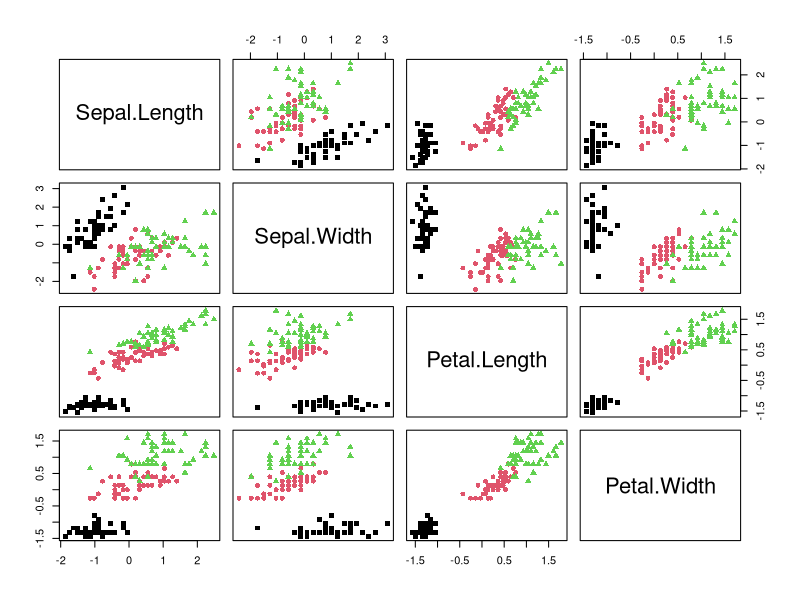
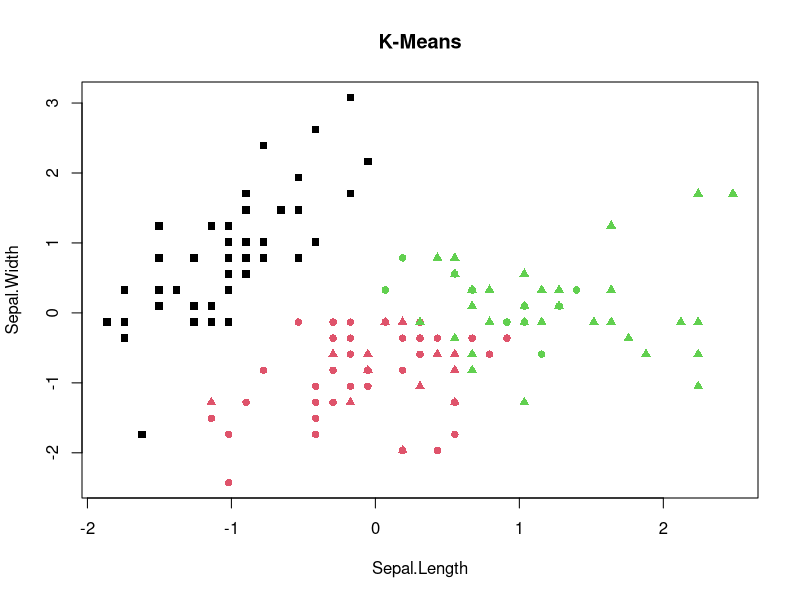
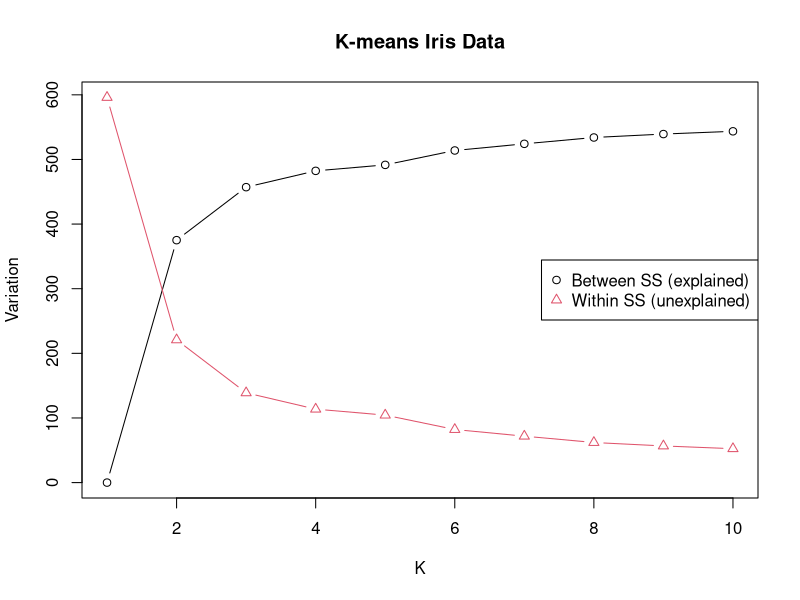

Write R code to recreate these figures, in order.
###########################
#
# Solution to Problem 6.3
#
###########################

data(iris)

# preprocess
X.iris = scale((iris[, 1:4]), scale=TRUE) # center and standardise
L.iris = iris[, 5]

print(table(L.iris))

pairs(X.iris, col=as.integer(L.iris), pch=as.integer(L.iris)+14)

# perform k-means with k = 3
kmeans.out3 = kmeans(X.iris, centers = 3)
print(kmeans.out3)

# plot the clusters from k-means
plot(X.iris, col = kmeans.out3$cluster, pch = as.integer(L.iris) + 14, main = "K-Means")

# compare with original cluster
print(table(L.iris, kmeans.out3$cluster))

# apply k-means with number of classes varying from 1 to 10
between_var = numeric(10)
within_var = numeric(10)

for (k in 1:10)
{
  kmeans.out = kmeans(X.iris, centers = k)
  between_var[k] = kmeans.out$betweenss
  within_var[k] = kmeans.out$tot.withinss
}

# plot between and within variation as a function of k
plot(1:10, between_var, ylim = c(0, max(c(max(between_var, within_var)))),
     type = "b", xlab = "K", ylab = "Variation", main = "K-means Iris Data")
points(1:10, within_var, type = "b", col = 2, pch = 2)
legend("right", c("Between SS (explained)", "Within SS (unexplained)"), col=c(1,2), pch=c(1,2))